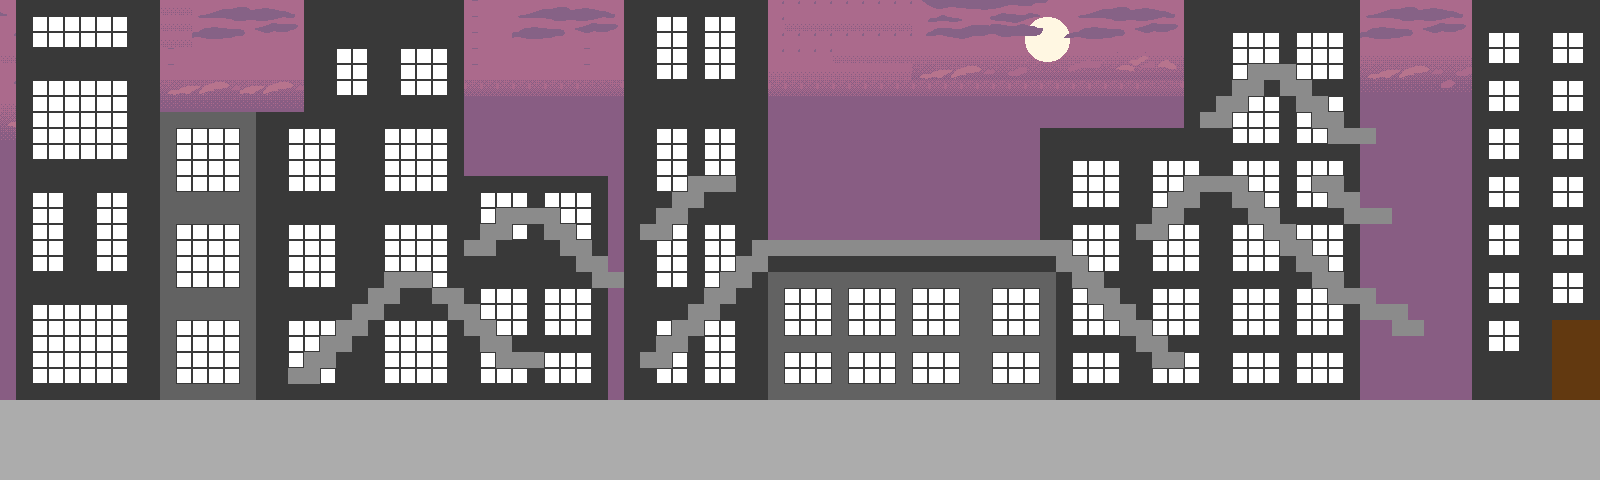

A 2D game scene composited from a Tiled map and its tileset images. What follows is a short description and the map's XML, with each tile layer's data collapsed to a summary:
An orthogonal 100x30 tile map with 16x16 px tiles, 4 tile layers (Floor, Tile Layer 1, Fire escape, SkyLayer), 10 tilesets.

<map version="1.2" tiledversion="1.2.1" orientation="orthogonal" renderorder="right-down" width="100" height="30" tilewidth="16" tileheight="16" infinite="0" nextlayerid="11" nextobjectid="1">
 <tileset firstgid="1" name="Black" tilewidth="16" tileheight="16" tilecount="1" columns="1">
  <image source="../../../TestProject\core\assets\AlleyLevelTiles\\Black.bmp" width="16" height="16" />
 </tileset>
 <tileset firstgid="2" name="GreyBuildingTile" tilewidth="16" tileheight="16" tilecount="1" columns="1">
  <image source="../../../TestProject\core\assets\AlleyLevelTiles/GreyBuildingTile.bmp" width="16" height="16" />
 </tileset>
 <tileset firstgid="3" name="GreyFloorTile1" tilewidth="16" tileheight="16" tilecount="1" columns="1">
  <image source="../../../TestProject\core\assets\AlleyLevelTiles/GreyFloorTile1.bmp" width="16" height="16" />
 </tileset>
 <tileset firstgid="4" name="Window" tilewidth="16" tileheight="16" tilecount="1" columns="1">
  <image source="../../../TestProject\core\assets\AlleyLevelTiles/Window.bmp" width="16" height="16" />
 </tileset>
 <tileset firstgid="5" name="LightGreyBuildingTile" tilewidth="16" tileheight="16" tilecount="1" columns="1">
  <image source="../../../TestProject\core\assets\AlleyLevelTiles/LightGreyBuildingTile.bmp" width="16" height="16" />
 </tileset>
 <tileset firstgid="6" name="FireEscape" tilewidth="16" tileheight="16" tilecount="1" columns="1">
  <image source="../../../TestProject\core\assets\AlleyLevelTiles/FireEscape.bmp" width="16" height="16" />
 </tileset>
 <tileset firstgid="7" name="Door" tilewidth="16" tileheight="16" tilecount="1" columns="1">
  <image source="../../../TestProject\core\assets\AlleyLevelTiles/Door.bmp" width="16" height="16" />
 </tileset>
 <tileset firstgid="8" name="windowAnimation" tilewidth="16" tileheight="16" tilecount="2" columns="2">
  <image source="../../../TestProject\core\assets\AlleyLevelTiles/windowAnimation.bmp" width="32" height="16" />
 </tileset>
 <tileset firstgid="10" name="AnimatedWindow" tilewidth="16" tileheight="16" tilecount="1" columns="1">
  <image source="../../../TestProject\core\assets\AlleyLevelTiles/AnimatedWindow.gif" width="16" height="16" />
 </tileset>
 <tileset firstgid="11" name="parallax-mountain-bg" tilewidth="16" tileheight="16" tilecount="170" columns="17">
  <image source="../../../TestProject\core\assets\AlleyLevelTiles/parallax-mountain-bg.png" width="272" height="160" />
 </tileset>
 <layer id="5" name="Floor" width="100" height="30" locked="1">
  <data>[3000 cells, 500 non-empty, 1 distinct tile ids]</data>
 </layer>
 <layer id="1" name="Tile Layer 1" width="100" height="30">
  <data>[3000 cells, 2500 non-empty, 5 distinct tile ids]</data>
 </layer>
 <layer id="4" name="Fire escape" width="100" height="30">
  <data>[3000 cells, 154 non-empty, 1 distinct tile ids]</data>
 </layer>
 <layer id="10" name="SkyLayer" width="100" height="30">
  <data>[3000 cells, 704 non-empty, 125 distinct tile ids]</data>
 </layer>
</map>
